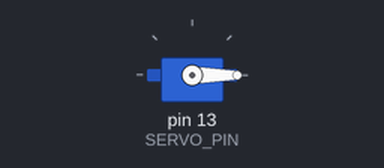
This sketch was run on a simulated Arduino Uno, built with avr-gcc and run on an emulated ATmega328P. Shown: servo.

Above: at 0.05 s.
At 4.25 s:
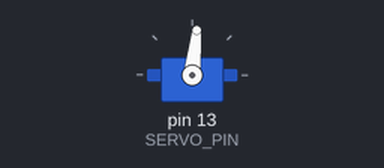
At 8.55 s:
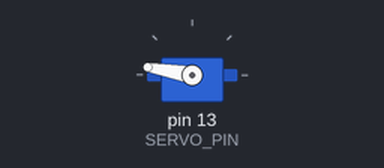
At 17.05 s:
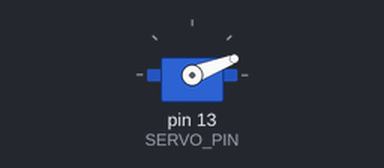
Timing chart, 0 to 23.6 s (numbered marks = the images above):
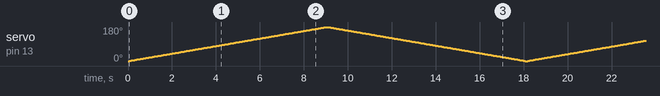

The sketch:

ServoMotor.ino
```cpp
#include <Servo.h>
#include <stdint.h>

#define SERVO_PIN 13

Servo microServo; //Creamos un objeto para menejo de nuestro servo


void setup()
{
  //UART0
  Serial.print(115200);

  //Inicializar servo (configurar el pin de control)
  microServo.attach(SERVO_PIN);
}

void loop()
{
  for(int16_t angulo = 0; angulo <= 180; angulo++)
  {
    microServo.write(angulo);
    delay(50);
  }

  for(int16_t angulo = 180; angulo >= 0; angulo--)
  {
    microServo.write(angulo);
    delay(50);
  }

}
```
